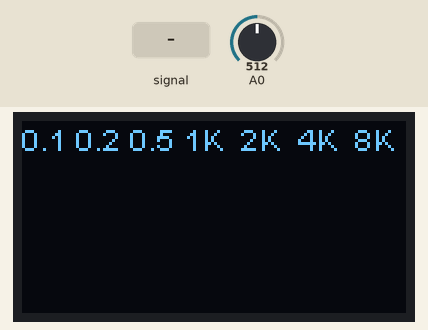
Recording of a sketch running on a simulated ESP8266 (NodeMCU). Parts: 128×64 one-colour display. The test bench sets the inputs (shaded band); at power-on: A0 = 512.

Above: at 1.2 s.
1.3 s: A0 fed a 200 Hz sine of ±81 counts around its level
At 2.7 s:
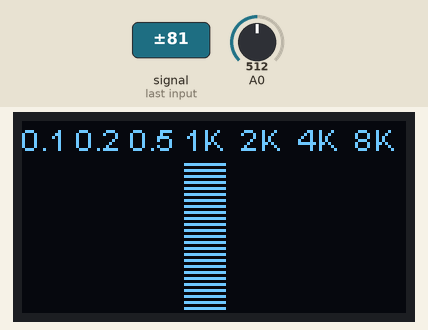
3.0 s: A0 set to 716
At 4.6 s:
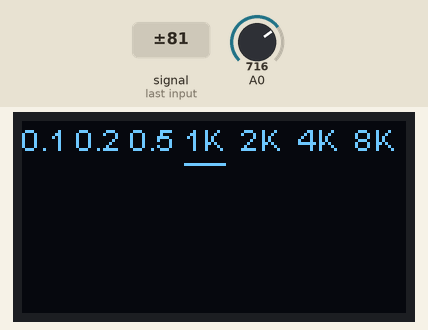
6.0 s: A0 fed a 1000 Hz sine of ±255 counts around its level
At 7.4 s:
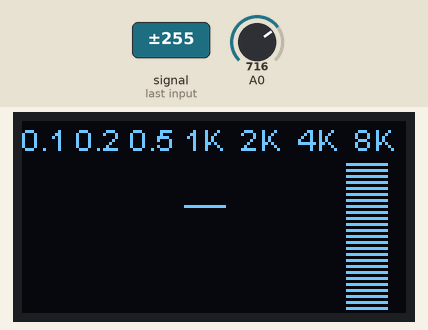
7.6 s: A0 set to 900
At 8.2 s:
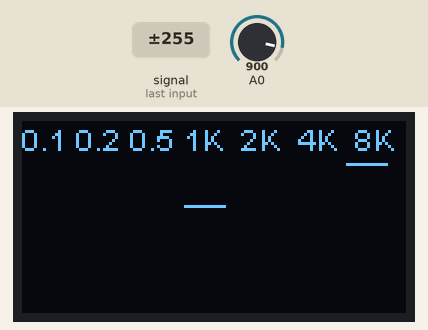
Timing chart, 0 to 10.2 s (numbered marks = the images above; inputs shaded):
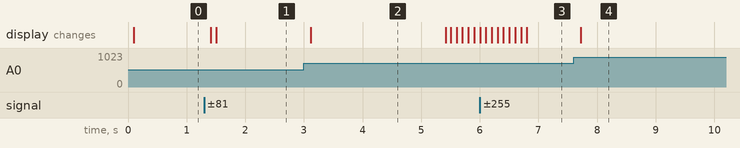

The sketch:

ESP32_Spectrum_Display.ino
```cpp
// (licence header left out)
#include <Wire.h>
#include "arduinoFFT.h" // Standard Arduino FFT library
// https://github.com/kosme/arduinoFFT, in IDE, Sketch, Include Library, Manage Library, then search for FFT
arduinoFFT FFT = arduinoFFT();
/////////////////////////////////////////////////////////////////////////
// Comment out the display your nNOT using e.g. if you have a 1.3" display comment out the SSD1306 library and object
//#include "SH1106.h"     // https://github.com/squix78/esp8266-oled-ssd1306
//SH1106 display(0x3c, 21,22); // 1.3" OLED display object definition (address, SDA, SCL) Connect OLED SDA , SCL pins to ESP SDA, SCL pins

#include "SSD1306.h"  // https://github.com/squix78/esp8266-oled-ssd1306
SSD1306 display(0x3c, 5,4);  // 0.96" OLED display object definition (address, SDA, SCL) Connect OLED SDA , SCL pins to ESP SDA, SCL pins
/////////////////////////////////////////////////////////////////////////
#define SAMPLES 512              // Must be a power of 2
#define SAMPLING_FREQUENCY 40000 // Hz, must be 40000 or less due to ADC conversion time. Determines maximum frequency that can be analysed by the FFT Fmax=sampleF/2.
#define amplitude 200            // Depending on your audio source level, you may need to increase this value
unsigned int sampling_period_us;
unsigned long microseconds;
byte peak[] = {0,0,0,0,0,0,0};
double vReal[SAMPLES];
double vImag[SAMPLES];
unsigned long newTime, oldTime;
/////////////////////////////////////////////////////////////////////////
void setup() {
  Serial.begin(115200);
  Wire.begin(5,4); // SDA, SCL
  display.init();
  display.setFont(ArialMT_Plain_10);
  display.flipScreenVertically(); // Adjust to suit or remove
  sampling_period_us = round(1000000 * (1.0 / SAMPLING_FREQUENCY));
}

void loop() {
  display.clear();
  display.drawString(0,0,"0.1 0.2 0.5 1K  2K  4K  8K");
  for (int i = 0; i < SAMPLES; i++) {
    newTime = micros()-oldTime;
    oldTime = newTime;
    vReal[i] = analogRead(A0); // A conversion takes about 1uS on an ESP32
    vImag[i] = 0;
    while (micros() < (newTime + sampling_period_us)) { /* do nothing to wait */ }
  }
  FFT.Windowing(vReal, SAMPLES, FFT_WIN_TYP_HAMMING, FFT_FORWARD);
  FFT.Compute(vReal, vImag, SAMPLES, FFT_FORWARD);
  FFT.ComplexToMagnitude(vReal, vImag, SAMPLES);
  for (int i = 2; i < (SAMPLES/2); i++){ // Don't use sample 0 and only first SAMPLES/2 are usable. Each array eleement represents a frequency and its value the amplitude.
    if (vReal[i] > 2000) { // Add a crude noise filter, 10 x amplitude or more
      if (i<=2 )             displayBand(0,(int)vReal[i]/amplitude); // 125Hz
      if (i >3   && i<=5 )   displayBand(1,(int)vReal[i]/amplitude); // 250Hz
      if (i >5   && i<=7 )   displayBand(2,(int)vReal[i]/amplitude); // 500Hz
      if (i >7   && i<=15 )  displayBand(3,(int)vReal[i]/amplitude); // 1000Hz
      if (i >15  && i<=30 )  displayBand(4,(int)vReal[i]/amplitude); // 2000Hz
      if (i >30  && i<=53 )  displayBand(5,(int)vReal[i]/amplitude); // 4000Hz
      if (i >53  && i<=200 ) displayBand(6,(int)vReal[i]/amplitude); // 8000Hz
      if (i >200           ) displayBand(7,(int)vReal[i]/amplitude); // 16000Hz
      //Serial.println(i);
    }
    for (byte band = 0; band <= 6; band++) display.drawHorizontalLine(18*band,64-peak[band],14);
  }
  if (millis()%4 == 0) {for (byte band = 0; band <= 6; band++) {if (peak[band] > 0) peak[band] -= 1;}} // Decay the peak
  display.display();
}

void displayBand(int band, int dsize){
  int dmax = 50;
  if (dsize > dmax) dsize = dmax;
  if (band == 7) display.drawHorizontalLine(18*6,0, 14);
  for (int s = 0; s <= dsize; s=s+2){display.drawHorizontalLine(18*band,64-s, 14);}
  if (dsize > peak[band]) {peak[band] = dsize;}
}
```

Measured:
- after the input at 1.3 s, the display: first changes after 0.12 s (image 1 shows a later state)
- after the input at 3.0 s, the display: changes after 0.12 s (image 2)
- after the input at 7.6 s, the display: changes after 0.12 s (image 4)
- what the display in image 2 shows lasts 2.3 s, from 3.1 s to 5.4 s
